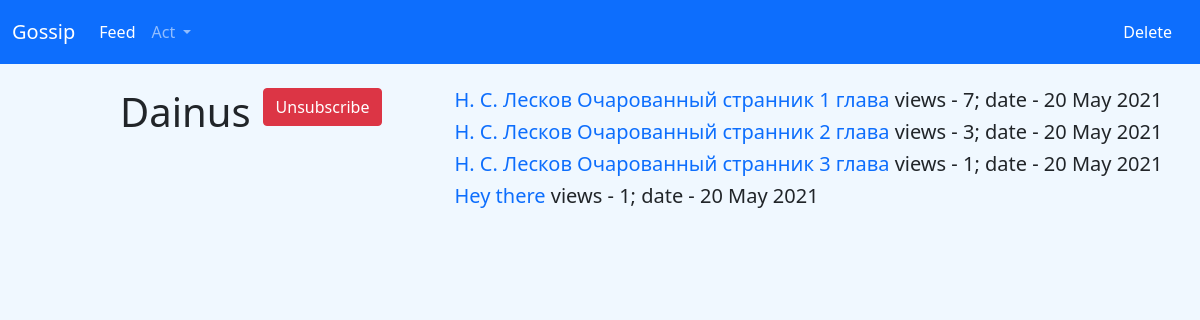
The app's page /user/1 (signed in) with its own data.
### data/user.py (models this page shows, shortened)
class User(SqlAlchemyBase, UserMixin, SerializerMixin):
    __tablename__ = 'users'
    id = sa.Column(sa.Integer, primary_key=True, autoincrement=True)
    nickname = sa.Column(sa.String, nullable=True)
    hashed_password = sa.Column(sa.String, nullable=True)
    created_date = sa.Column(sa.DateTime, default=datetime.datetime.now())
    subs = sa.Column(sa.String, default='1')
    news = orm.relation("News", back_populates='user')

### data/new.py (models this page shows)
class News(SqlAlchemyBase, UserMixin, SerializerMixin):
    __tablename__ = 'news'
    id = sa.Column(sa.Integer, primary_key=True, autoincrement=True)
    title = sa.Column(sa.String, nullable=True)
    content = sa.Column(sa.String, nullable=True)
    date = datetime.date.today().ctime().split()
    date = date[2] + ' ' + date[1] + ' ' + date[-1]
    created_date = sa.Column(sa.String, default=date)
    views = sa.Column(sa.Integer, default=0)
    user_id = sa.Column(sa.Integer, sa.ForeignKey("users.id"))
    user = orm.relation('User')

### get_user.py (the view)
@get_user_blueprint.route('/user/<int:id>', methods=['GET', 'POST'])
def get_user(id):
    ses = db_session.create_sessin()
    user = ses.query(User).get(id)
    if request.method == 'POST':
        cur_user = ses.query(User).get(current_user.id)
        if str(id) in current_user.subs:
            subs = current_user.subs.split(',')
            del subs[subs.index(str(id))]
            cur_user.subs = ','.join(subs)
        else:
            if cur_user.subs == '':
                cur_user.subs = str(id)
            else:
                cur_user.subs += ',' + str(id)
        ses.commit()
        return redirect(f'/user/{id}')
    elif request.method == 'GET':
        news = user.news
        is_user = str(id) in current_user.subs
        return render_template('get_user.html', news=news, user=user.nickname, title=user.nickname, id=id, is_user=is_user)

### app.py (called while the page is built)
@login_man.user_loader
def loader_user(user_id):
    ses = db_session.create_sessin()
    return ses.query(User).get(user_id)

### data/db_session.py (called while the page is built)
def create_sessin() -> Session:
    global __factory
    return __factory()

### templates/get_user.html (shortened to what this page needs)
{% extends 'base.html' %}
{% block content %}
<div class="parent">
        <div class="child"><h1>{{ user }}</h1></div>
        <div class="child">
            {% if not(current_user.id == id) %}
            <div class="btn-group" role="group" aria-label="Basic mixed styles example">
                <form action="" method="post">
                {% if not(is_user) %}
                <button type="submit" class="btn btn-success" id="subscribe" >Subscribe</button>
                {% else %}
                <button type="submit" class="btn btn-danger" id="subscribe">Unsubscribe</button>
                {% endif %}
                    </form>
            </div>
            {% endif %}
        </div>
        <div class="child">
            {% for new in news %}
            <h5>
                <a href="/new/{{ new.id }}">{{ new.title }}</a> views - {{ new.views }}; date - {{new.created_date}}
            </h5>
            {% endfor %}
        </div>
    </div>
{% endblock %}

### static/css/style.css (style rules this page uses)
body { background: #F0F8FF; }
a { text-decoration: none; }

### templates/get_user.html (style rules this page uses)
.parent> div { float: left; margin-right: 1%; }
.child:last-child { margin-left: 5%; }
.child:first-child { margin-left: 10%; }

### records on screen
User: nickname "Dainus"
News: title "Н. С. Лесков Очарованный странник 1 глава", views "7", created_date "20 May 2021"
News: title "Н. С. Лесков Очарованный странник 2 глава", views "3", created_date "20 May 2021"
News: title "Н. С. Лесков Очарованный странник 3 глава", views "1", created_date "20 May 2021"
News: title "Hey there", views "1", created_date "20 May 2021"
